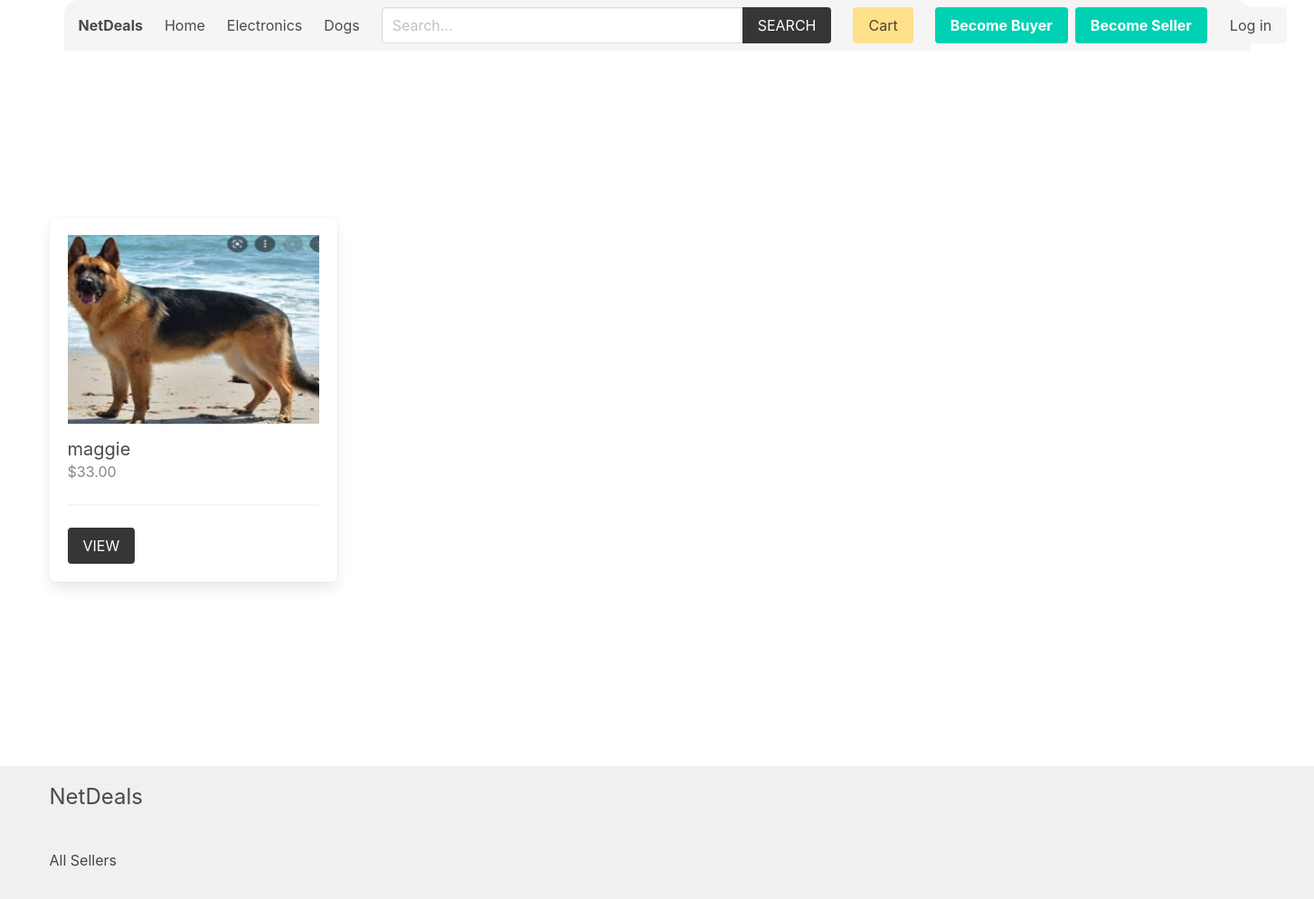
Before: /seller/1/ with the older database file.
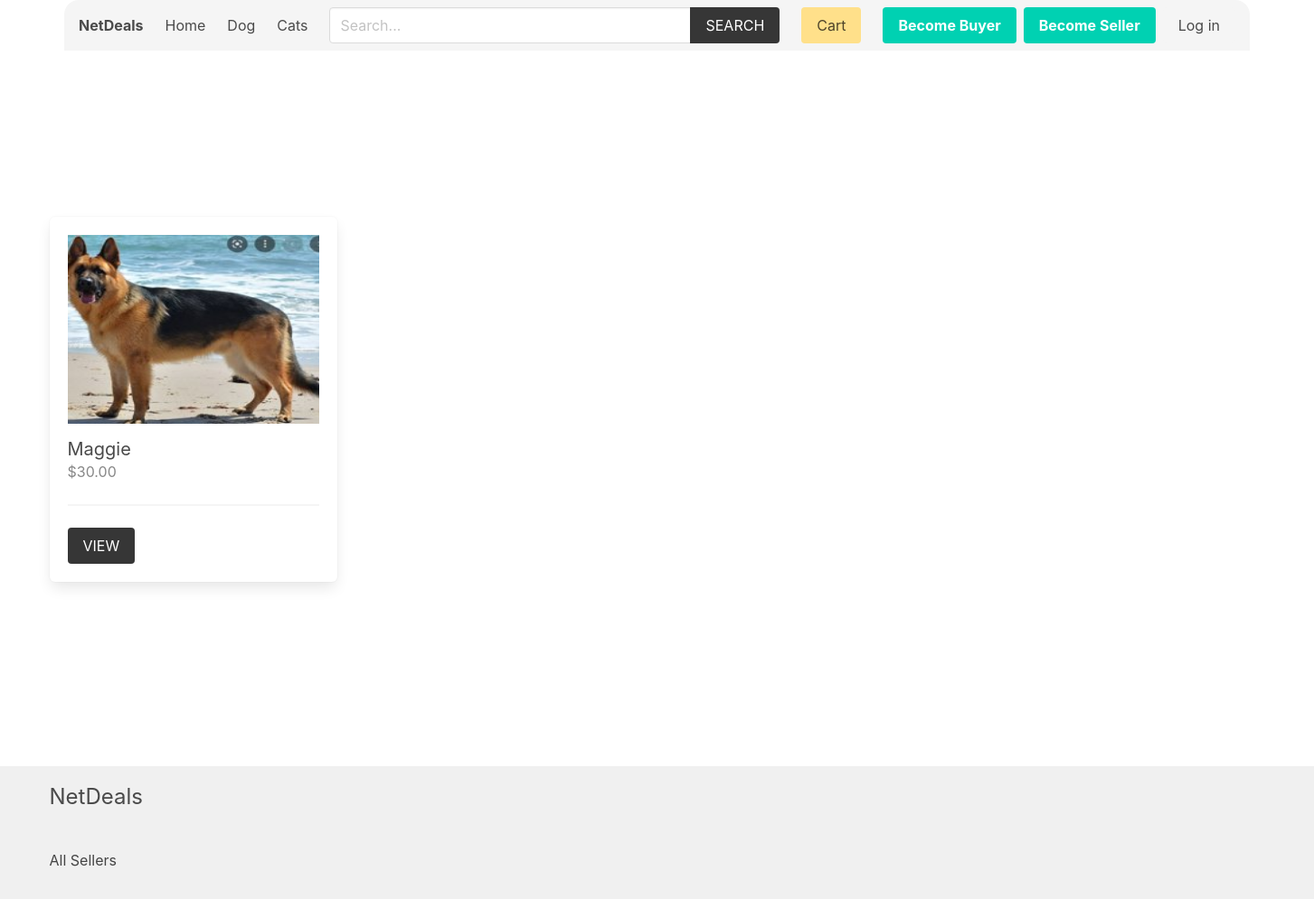
After: the same page with the newer database file.
### product/models.py (models this page shows, shortened)
class Category(models.Model):
    title = models.CharField(max_length=50)
    slug = models.SlugField(max_length=55)
    ordering = models.IntegerField(default=0)
    class Meta:
        ordering = ['ordering']

class Product(models.Model):
    category = models.ForeignKey(Category, related_name='products', on_delete=models.CASCADE)
    seller = models.ForeignKey(SellerProfile, related_name="products", on_delete=models.CASCADE)
    title = models.CharField(max_length=50)
    slug = models.SlugField(max_length=55)
    description = models.TextField(blank=True, null=True)
    price = models.DecimalField(max_digits=6, decimal_places=2)
    added_date = models.DateTimeField(auto_now_add=True)
    image = models.ImageField(upload_to='uploads/', blank=True, null=True)
    thumbnail = models.ImageField(upload_to='uploads/', blank=True, null=True) # Change uploads to thumbnails
    class Meta:
        ordering = ['-added_date']
    def get_thumbnail(self):
        if self.thumbnail:
            return self.thumbnail.url

### seller/views.py (the view)
# urls.py: path('seller/', include('seller.urls')),
def seller(request, seller_id):
    seller = get_object_or_404(SellerProfile, pk=seller_id)
    return render(request, 'seller/seller.html', {'seller': seller})

### cart/cart.py (called while the page is built)
    def __len__(self):
        return sum(item['quantity'] for item in self.cart.values())

### cart/context_processors.py (called while the page is built)
def cart(request):
    return {'cart': Cart(request)}

### product/context_processors.py (called while the page is built)
def menu_categories(request):
    categories = Category.objects.all()
    return {'categories': categories}

### templates/seller/seller.html (shortened to what this page needs)
{% extends 'core/base.html' %}
{% block content %}
    <div class="columns is-multiline mb-6">
        <div class="column is-12 has-test-centered mt-6 mb-6">
        </div>
        {% for product in seller.products.all %}
            {% include 'product/parts/list_item.html' %}
        {% endfor %}
    </div>
{% endblock content %}

### templates/core/base.html (shortened to what the changed rows need)
{% load static %}
<!DOCTYPE html>
<html lang="en">
<head>
    <link rel="stylesheet" href="https://cdn.jsdelivr.net/npm/bulma@0.9.2/css/bulma.min.css">
    <link rel="stylesheet" href="{% static 'css/main.css' %}">
</head>
<body>
    <div class="container px-4">
        <nav class="navbar px-4" role="navigation" aria-label="main navigation">
            <div class="navbar-brand">
                <a class="navbar-item" href="{% url 'core:home' %}">
                    <h1><strong>NetDeals</strong></h1>
                </a>
            </div>
            <div id="navbarBasicExample" class="navbar-menu">
                <div class="navbar-start">
                <a class="navbar-item" href="{% url 'core:home' %}">
                    Home
                </a>
                {% for category in categories %}
                    <a class="navbar-item" href="{% url 'product:category' category.slug %}">
                        {{category.title}}
                    </a>
                {% endfor %}
                </div>
            </div>
            </nav>
    </div>
    <section class="section">
        <div class="container">
            {% block content %}{% endblock content %}
        </div>
    </section>
</body>
</html>

### templates/product/parts/list_item.html
<div class="column is-3 product-list-item">
                <div class="box">
                    <figure class="image is-4by3 mb-4">
                        <img src="{{ product.get_thumbnail }}" alt="{{product.title}}">
                    </figure>
                    <h2 class="subtitle">{{product.title}}</h2>
                    <h3 class="price is-size-6 mb-5">${{product.price}}</h3>
                    <hr>
                    <a href="{% url 'product:product' product.category.slug product.slug %}" class="button is-dark is-uppercase">View</a>
                </div>
            </div>

Changed rows visible on the page:
removed Category: title "Electronics"
removed Category: title "Dogs"
added Category: title "Dog"
added Category: title "Cats"
changed Product: title "maggie" → "Maggie"; price "33.00" → "30.00"
